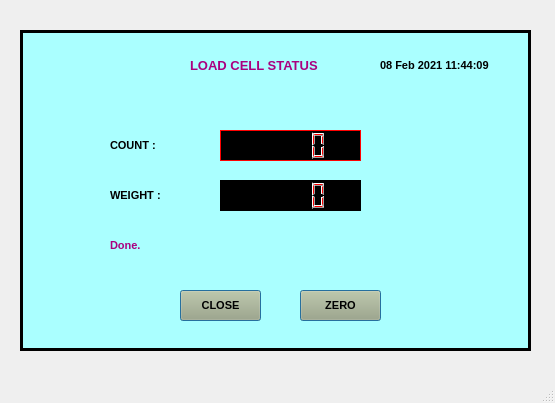
<?xml version="1.0" encoding="UTF-8"?>
<ui version="4.0">
 <class>MainWindow</class>
 <widget class="QMainWindow" name="MainWindow">
  <property name="geometry">
   <rect>
    <x>0</x>
    <y>0</y>
    <width>555</width>
    <height>403</height>
   </rect>
  </property>
  <property name="windowTitle">
   <string>MainWindow</string>
  </property>
  <widget class="QWidget" name="centralwidget">
   <widget class="QFrame" name="frame">
    <property name="geometry">
     <rect>
      <x>20</x>
      <y>30</y>
      <width>511</width>
      <height>321</height>
     </rect>
    </property>
    <property name="autoFillBackground">
     <bool>false</bool>
    </property>
    <property name="styleSheet">
     <string notr="true">background-color: rgb(170, 255, 255);
</string>
    </property>
    <property name="frameShape">
     <enum>QFrame::Box</enum>
    </property>
    <property name="frameShadow">
     <enum>QFrame::Plain</enum>
    </property>
    <property name="lineWidth">
     <number>3</number>
    </property>
    <widget class="QLabel" name="label">
     <property name="geometry">
      <rect>
       <x>360</x>
       <y>20</y>
       <width>121</width>
       <height>31</height>
      </rect>
     </property>
     <property name="font">
      <font>
       <family>Arial</family>
       <pointsize>8</pointsize>
       <weight>75</weight>
       <bold>true</bold>
      </font>
     </property>
     <property name="text">
      <string>08 Feb 2021 11:44:09</string>
     </property>
    </widget>
    <widget class="QLabel" name="label_2">
     <property name="geometry">
      <rect>
       <x>90</x>
       <y>200</y>
       <width>251</width>
       <height>31</height>
      </rect>
     </property>
     <property name="font">
      <font>
       <family>Arial</family>
       <pointsize>8</pointsize>
       <weight>75</weight>
       <bold>true</bold>
      </font>
     </property>
     <property name="styleSheet">
      <string notr="true">color: rgb(170, 0, 127);</string>
     </property>
     <property name="text">
      <string>Done.</string>
     </property>
    </widget>
    <widget class="QLabel" name="label_3">
     <property name="geometry">
      <rect>
       <x>90</x>
       <y>100</y>
       <width>101</width>
       <height>31</height>
      </rect>
     </property>
     <property name="font">
      <font>
       <family>Arial</family>
       <pointsize>8</pointsize>
       <weight>75</weight>
       <bold>true</bold>
      </font>
     </property>
     <property name="text">
      <string>COUNT :</string>
     </property>
    </widget>
    <widget class="QPushButton" name="pushButton_8">
     <property name="geometry">
      <rect>
       <x>160</x>
       <y>260</y>
       <width>81</width>
       <height>31</height>
      </rect>
     </property>
     <property name="font">
      <font>
       <family>Arial</family>
       <pointsize>8</pointsize>
       <weight>75</weight>
       <bold>true</bold>
      </font>
     </property>
     <property name="styleSheet">
      <string notr="true">background-color: rgb(170, 170, 127);
</string>
     </property>
     <property name="text">
      <string>CLOSE</string>
     </property>
     <property name="autoDefault">
      <bool>true</bool>
     </property>
     <property name="default">
      <bool>true</bool>
     </property>
     <property name="flat">
      <bool>false</bool>
     </property>
    </widget>
    <widget class="QLabel" name="label_4">
     <property name="geometry">
      <rect>
       <x>170</x>
       <y>20</y>
       <width>161</width>
       <height>31</height>
      </rect>
     </property>
     <property name="font">
      <font>
       <family>Arial</family>
       <pointsize>10</pointsize>
       <weight>75</weight>
       <bold>true</bold>
      </font>
     </property>
     <property name="styleSheet">
      <string notr="true">color: rgb(170, 0, 127);</string>
     </property>
     <property name="text">
      <string>LOAD CELL STATUS</string>
     </property>
    </widget>
    <widget class="QLabel" name="label_5">
     <property name="geometry">
      <rect>
       <x>90</x>
       <y>150</y>
       <width>101</width>
       <height>31</height>
      </rect>
     </property>
     <property name="font">
      <font>
       <family>Arial</family>
       <pointsize>8</pointsize>
       <weight>75</weight>
       <bold>true</bold>
      </font>
     </property>
     <property name="text">
      <string>WEIGHT :</string>
     </property>
    </widget>
    <widget class="QPushButton" name="pushButton_9">
     <property name="geometry">
      <rect>
       <x>280</x>
       <y>260</y>
       <width>81</width>
       <height>31</height>
      </rect>
     </property>
     <property name="font">
      <font>
       <family>Arial</family>
       <pointsize>8</pointsize>
       <weight>75</weight>
       <bold>true</bold>
      </font>
     </property>
     <property name="styleSheet">
      <string notr="true">background-color: rgb(170, 170, 127);
</string>
     </property>
     <property name="text">
      <string>ZERO</string>
     </property>
     <property name="autoDefault">
      <bool>true</bool>
     </property>
     <property name="default">
      <bool>true</bool>
     </property>
     <property name="flat">
      <bool>false</bool>
     </property>
    </widget>
    <widget class="QLCDNumber" name="lcdNumber">
     <property name="geometry">
      <rect>
       <x>200</x>
       <y>100</y>
       <width>141</width>
       <height>31</height>
      </rect>
     </property>
     <property name="font">
      <font>
       <family>Arial</family>
       <weight>75</weight>
       <bold>true</bold>
      </font>
     </property>
     <property name="styleSheet">
      <string notr="true">background-color: rgb(0, 0, 0);
color: rgb(255, 0, 0);</string>
     </property>
     <property name="frameShadow">
      <enum>QFrame::Plain</enum>
     </property>
    </widget>
    <widget class="QLCDNumber" name="lcdNumber_2">
     <property name="geometry">
      <rect>
       <x>200</x>
       <y>150</y>
       <width>141</width>
       <height>31</height>
      </rect>
     </property>
     <property name="font">
      <font>
       <family>Arial</family>
       <weight>75</weight>
       <bold>true</bold>
      </font>
     </property>
     <property name="styleSheet">
      <string notr="true">background-color: rgb(0, 0, 0);
color: rgb(255, 0, 0);</string>
     </property>
    </widget>
   </widget>
  </widget>
  <widget class="QMenuBar" name="menubar">
   <property name="geometry">
    <rect>
     <x>0</x>
     <y>0</y>
     <width>555</width>
     <height>21</height>
    </rect>
   </property>
  </widget>
  <widget class="QStatusBar" name="statusbar"/>
 </widget>
 <resources/>
 <connections/>
</ui>
